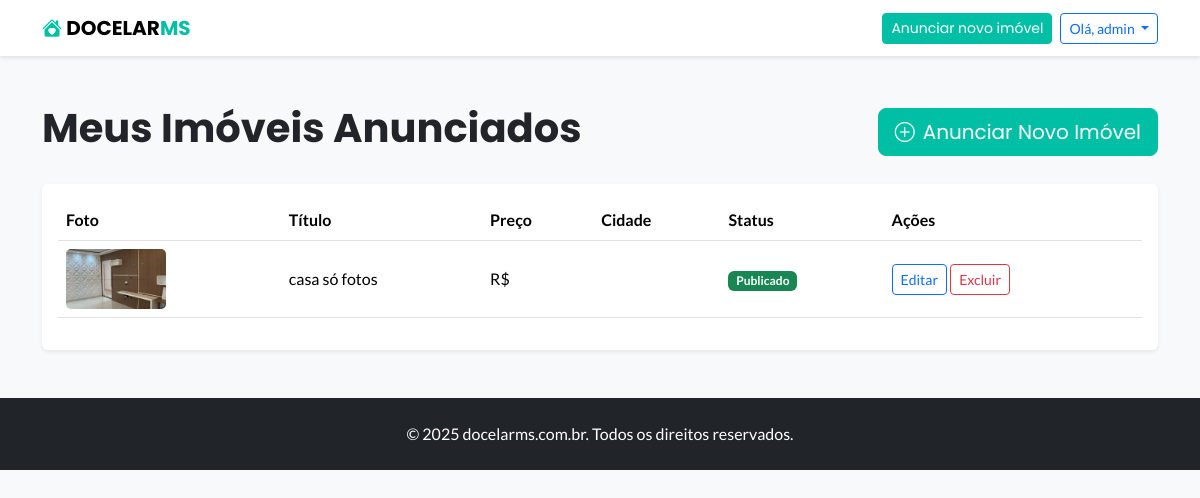
/contas/meus-imoveis/ (signed in), run on an earlier commit of the app's database.
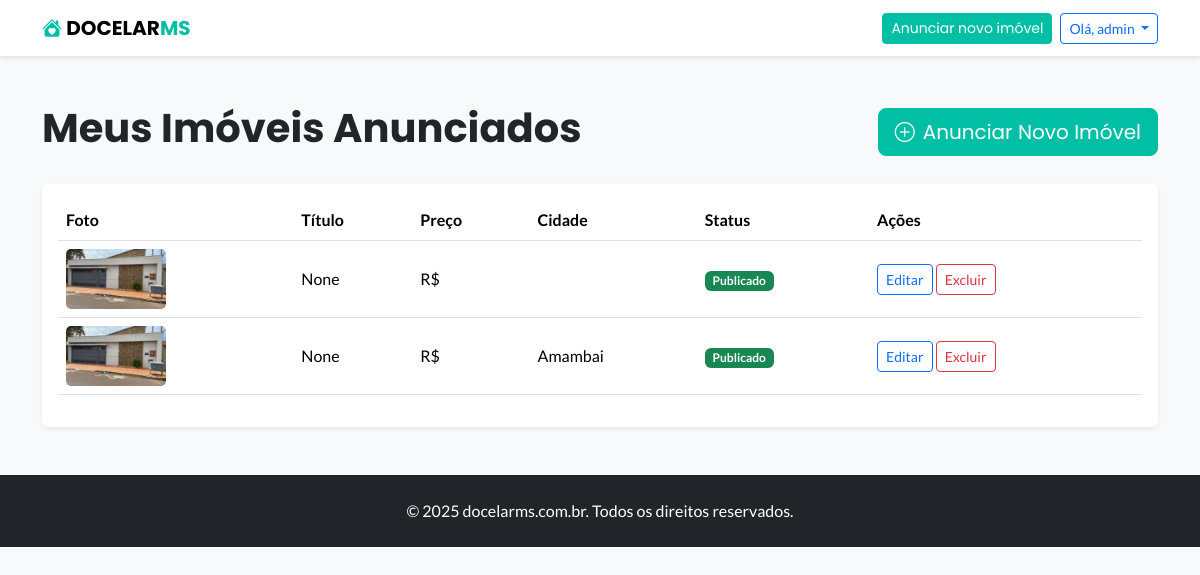
And on a later commit of the database.
### imoveis/models.py (models this page shows, shortened)
class Imovel(models.Model):
    class Finalidade(models.TextChoices):
        VENDA = 'VENDA', 'Venda'
        ALUGUEL = 'ALUGUEL', 'Aluguel'
    finalidade = models.CharField(
        max_length=10, choices=Finalidade.choices, default=Finalidade.VENDA,
        verbose_name="Finalidade (Venda/Aluguel)", null=True, blank=True
    )
    destaque = models.BooleanField(default=False, verbose_name="Destaque?")
    aprovado = models.BooleanField(default=False, verbose_name="Aprovado?")
    proprietario = models.ForeignKey(User, on_delete=models.CASCADE) # Este é o único obrigatório (definido na view)
    cidade = models.ForeignKey(Cidade, on_delete=models.SET_NULL, null=True, blank=True, verbose_name="Cidade")
    bairro = models.ForeignKey(Bairro, on_delete=models.SET_NULL, null=True, blank=True, verbose_name="Bairro")
    imobiliaria = models.ForeignKey(Imobiliaria, on_delete=models.SET_NULL, null=True, blank=True, verbose_name="Imobiliária/Anunciante")
    titulo = models.CharField(max_length=100, verbose_name="Título do Anúncio", null=True, blank=True)
    descricao = models.TextField(verbose_name="Descrição Completa", null=True, blank=True)
    endereco = models.CharField(max_length=255, help_text="Apenas Rua e Número", verbose_name="Endereço (Rua, Número)", null=True, blank=True)
    preco = models.DecimalField(max_digits=12, decimal_places=2, help_text="Preço (R$) ou Aluguel Mensal", verbose_name="Preço (R$)", null=True, blank=True)
    telefone_contato = models.CharField(max_length=20, null=True, blank=True, verbose_name="Telefone para Contato Direto")
    quartos = models.PositiveIntegerField(verbose_name="Nº de Quartos", null=True, blank=True, default=0)
    suites = models.PositiveIntegerField(default=0, verbose_name="Nº de Suítes", null=True, blank=True)
    banheiros = models.PositiveIntegerField(verbose_name="Nº de Banheiros", null=True, blank=True, default=0)
    salas = models.PositiveIntegerField(default=0, verbose_name="Nº de Salas", null=True, blank=True)
    cozinhas = models.PositiveIntegerField(default=0, verbose_name="Nº de Cozinhas", null=True, blank=True)
    closets = models.PositiveIntegerField(default=0, verbose_name="Nº de Closets", null=True, blank=True)
    area = models.PositiveIntegerField(help_text="Em metros quadrados (m²)", verbose_name="Área (m²)", null=True, blank=True, default=0)
    foto_principal = models.ImageField(upload_to='fotos_imoveis/', null=True, blank=True, verbose_name="Foto Principal")
    data_cadastro = models.DateTimeField(auto_now_add=True)

class Cidade(models.Model):
    nome = models.CharField(max_length=100)
    estado = models.CharField(max_length=2, help_text="Sigla do estado, ex: MS")
    class Meta: ordering = ['nome']; verbose_name_plural = "Cidades"

### contas/views.py (the view)
# urls.py: path('meus-imoveis/', views.meus_imoveis, name='meus_imoveis'),
@login_required
def meus_imoveis(request):
    imoveis_do_usuario = Imovel.objects.filter(proprietario=request.user).order_by('-data_cadastro')
    contexto = {
        'imoveis': imoveis_do_usuario
    }
    return render(request, 'contas/meus_imoveis.html', contexto)

### contas/templates/contas/meus_imoveis.html (shortened to what this page needs)
{% extends 'base.html' %}
{% block content %}
<div class="container my-5">
    <div class="d-flex justify-content-between align-items-center mb-4">
        <h1 class="fw-bold">Meus Imóveis Anunciados</h1>
        <a href="{% url 'anunciar_imovel' %}" class="btn btn-primary btn-lg">
            <i class="bi bi-plus-circle me-2"></i>Anunciar Novo Imóvel
        </a>
    </div>
    <div class="card border-0 shadow-sm">
        <div class="card-body">
            <div class="table-responsive">
                <table class="table table-hover align-middle">
                    <thead>
                        <tr>
                            <th scope="col">Foto</th>
                            <th scope="col">Título</th>
                            <th scope="col">Preço</th>
                            <th scope="col">Cidade</th>
                            <th scope="col">Status</th> <th scope="col">Ações</th>
                        </tr>
                    </thead>
                    <tbody>
                        {% for imovel in imoveis %}
                        <tr>
                            <td>
                                {% if imovel.foto_principal %}
                                    <img src="{{ imovel.foto_principal.url }}" alt="{{ imovel.titulo }}" style="width: 100px; height: 60px; object-fit: cover; border-radius: 5px;">
                                {% else %}
                                    <div style="width: 100px; height: 60px; background-color: #eee; border-radius: 5px;"></div>
                                {% endif %}
                            </td>
                            <td>{{ imovel.titulo }}</td>
                            <td>R$ {{ imovel.preco|floatformat:2 }}</td>
                            <td>{{ imovel.cidade.nome }}</td>
                            <td>
                                {% if imovel.aprovado %}
                                    <span class="badge bg-success">Publicado</span>
                                {% else %}
                                    <span class="badge bg-warning text-dark">Em Análise</span>
                                {% endif %}
                            </td>
                            <td>
                                <a href="{% url 'editar_imovel' imovel.id %}" class="btn btn-sm btn-outline-primary">Editar</a>
                                <a href="{% url 'excluir_imovel' imovel.id %}" class="btn btn-sm btn-outline-danger">Excluir</a>
                            </td>
                        </tr>
                        {% empty %}
                        <tr>
                            <td colspan="6" class="text-center py-4">
                                Você ainda não tem nenhum imóvel anunciado.
                            </td>
                        </tr>
                        {% endfor %}
                    </tbody>
                </table>
            </div>
        </div>
    </div>
</div>
{% endblock %}

### imoveis/templates/base.html (shortened to what this page needs)
<!doctype html>
<html lang="pt-br">
<head>
    <link href="https://cdn.jsdelivr.net/npm/bootstrap@5.3.3/dist/css/bootstrap.min.css" rel="stylesheet">
    <link rel="stylesheet" href="https://cdn.jsdelivr.net/npm/bootstrap-icons@1.11.3/font/bootstrap-icons.min.css">
    <link rel="stylesheet" href="https://cdnjs.cloudflare.com/ajax/libs/font-awesome/6.0.0-beta3/css/all.min.css">
    <link href="https://cdnjs.cloudflare.com/ajax/libs/lightbox2/2.11.4/css/lightbox.min.css" rel="stylesheet" />
</head>
<body>
    <nav class="navbar navbar-expand-lg navbar-light bg-white sticky-top">
        <div class="container">
            <a class="navbar-brand fw-bold" href="/">
                <i class="bi bi-house-heart-fill" style="color: var(--cor-primaria);"></i>
                DOCELAR<span style="color: var(--cor-primaria);">MS</span>
            </a>
            <div class="ms-auto d-flex align-items-center">
                {% if user.is_authenticated %}
                <a href="{% url 'anunciar_imovel' %}" class="btn btn-primary btn-sm me-2">Anunciar novo imóvel</a>
                    <div class="dropdown">
                        <button class="btn btn-outline-primary btn-sm dropdown-toggle" type="button" id="userMenu" data-bs-toggle="dropdown" aria-expanded="false">
                            Olá, {{ user.username }}
                        </button>
                    </div>
                {% else %}
                    <a href="{% url 'login' %}" class="btn btn-outline-primary btn-sm me-2">Entrar</a>
                    <a href="{% url 'cadastro' %}" class="btn btn-primary btn-sm">Cadastrar-se</a>
                {% endif %}
            </div>
            </div>
    </nav>
    <main>
        {% block content %}
        {% endblock %}
    </main>
    <footer class="bg-dark text-white text-center py-4 mt-5">
        <div class="container">
            <p class="mb-0">&copy; 2025 docelarms.com.br. Todos os direitos reservados.</p>
        </div>
    </footer>
</body>
</html>

### imoveis/templates/base.html (style rules this page uses)
:root { --cor-primaria: #00bfa5; --cor-escura: #212529; --cor-clara: #f8f9fa; --cor-destaque: #dc3545; }
body { font-family: 'Lato', sans-serif; background-color: var(--cor-clara); }
h1, h2, h3, h4, h5, h6, .navbar-brand, .btn-primary { font-family: 'Poppins', sans-serif; }
.navbar { box-shadow: 0 2px 4px rgba(0,0,0,.1); }
.btn-primary { background-color: var(--cor-primaria); border-color: var(--cor-primaria); transition: all 0.3s ease; }

What changed in the data, as far as the page shows it:
removed Imovel: foto_principal (picture), titulo "casa só fotos", aprovado "Publicado"
added Imovel: foto_principal (picture), titulo "None", aprovado "Publicado"
added Imovel: foto_principal (picture), titulo "None", cidade.nome "Amambai", aprovado "Publicado"
